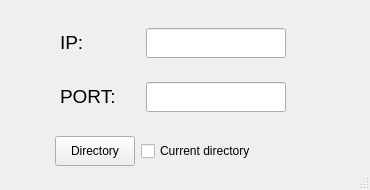
<?xml version="1.0" encoding="UTF-8"?>
<ui version="4.0">
 <class>MainWindow</class>
 <widget class="QMainWindow" name="MainWindow">
  <property name="geometry">
   <rect>
    <x>0</x>
    <y>0</y>
    <width>370</width>
    <height>190</height>
   </rect>
  </property>
  <property name="minimumSize">
   <size>
    <width>370</width>
    <height>190</height>
   </size>
  </property>
  <property name="windowTitle">
   <string>MainWindow</string>
  </property>
  <widget class="QWidget" name="centralwidget">
   <widget class="QWidget" name="">
    <property name="geometry">
     <rect>
      <x>10</x>
      <y>10</y>
      <width>326</width>
      <height>230</height>
     </rect>
    </property>
    <layout class="QVBoxLayout" name="verticalLayout">
     <item>
      <layout class="QHBoxLayout" name="horizontalLayout">
       <item>
        <spacer name="horizontalSpacer_4">
         <property name="orientation">
          <enum>Qt::Horizontal</enum>
         </property>
         <property name="sizeHint" stdset="0">
          <size>
           <width>40</width>
           <height>20</height>
          </size>
         </property>
        </spacer>
       </item>
       <item>
        <widget class="QLabel" name="label">
         <property name="minimumSize">
          <size>
           <width>80</width>
           <height>30</height>
          </size>
         </property>
         <property name="text">
          <string>&lt;html&gt;&lt;head/&gt;&lt;body&gt;&lt;p&gt;&lt;span style=&quot; font-size:14pt;&quot;&gt;IP:&lt;/span&gt;&lt;/p&gt;&lt;/body&gt;&lt;/html&gt;</string>
         </property>
        </widget>
       </item>
       <item>
        <widget class="QLineEdit" name="lineIP">
         <property name="minimumSize">
          <size>
           <width>140</width>
           <height>30</height>
          </size>
         </property>
        </widget>
       </item>
       <item>
        <spacer name="horizontalSpacer_5">
         <property name="orientation">
          <enum>Qt::Horizontal</enum>
         </property>
         <property name="sizeHint" stdset="0">
          <size>
           <width>40</width>
           <height>20</height>
          </size>
         </property>
        </spacer>
       </item>
      </layout>
     </item>
     <item>
      <layout class="QHBoxLayout" name="horizontalLayout_2">
       <item>
        <spacer name="horizontalSpacer_7">
         <property name="orientation">
          <enum>Qt::Horizontal</enum>
         </property>
         <property name="sizeHint" stdset="0">
          <size>
           <width>40</width>
           <height>20</height>
          </size>
         </property>
        </spacer>
       </item>
       <item>
        <widget class="QLabel" name="label_2">
         <property name="minimumSize">
          <size>
           <width>80</width>
           <height>30</height>
          </size>
         </property>
         <property name="text">
          <string>&lt;html&gt;&lt;head/&gt;&lt;body&gt;&lt;p&gt;&lt;span style=&quot; font-size:14pt;&quot;&gt;PORT:&lt;/span&gt;&lt;/p&gt;&lt;/body&gt;&lt;/html&gt;</string>
         </property>
        </widget>
       </item>
       <item>
        <widget class="QLineEdit" name="linePort">
         <property name="minimumSize">
          <size>
           <width>140</width>
           <height>30</height>
          </size>
         </property>
        </widget>
       </item>
       <item>
        <spacer name="horizontalSpacer_6">
         <property name="orientation">
          <enum>Qt::Horizontal</enum>
         </property>
         <property name="sizeHint" stdset="0">
          <size>
           <width>40</width>
           <height>20</height>
          </size>
         </property>
        </spacer>
       </item>
      </layout>
     </item>
     <item>
      <layout class="QHBoxLayout" name="horizontalLayout_3">
       <item>
        <spacer name="horizontalSpacer">
         <property name="orientation">
          <enum>Qt::Horizontal</enum>
         </property>
         <property name="sizeHint" stdset="0">
          <size>
           <width>40</width>
           <height>20</height>
          </size>
         </property>
        </spacer>
       </item>
       <item>
        <widget class="QPushButton" name="bDir">
         <property name="minimumSize">
          <size>
           <width>50</width>
           <height>30</height>
          </size>
         </property>
         <property name="text">
          <string>Directory</string>
         </property>
        </widget>
       </item>
       <item>
        <widget class="QCheckBox" name="chCur">
         <property name="minimumSize">
          <size>
           <width>150</width>
           <height>30</height>
          </size>
         </property>
         <property name="text">
          <string>Current directory</string>
         </property>
        </widget>
       </item>
       <item>
        <spacer name="horizontalSpacer_2">
         <property name="orientation">
          <enum>Qt::Horizontal</enum>
         </property>
         <property name="sizeHint" stdset="0">
          <size>
           <width>40</width>
           <height>20</height>
          </size>
         </property>
        </spacer>
       </item>
      </layout>
     </item>
     <item>
      <layout class="QHBoxLayout" name="horizontalLayout_4">
       <item>
        <spacer name="horizontalSpacer_3">
         <property name="orientation">
          <enum>Qt::Horizontal</enum>
         </property>
         <property name="sizeHint" stdset="0">
          <size>
           <width>40</width>
           <height>20</height>
          </size>
         </property>
        </spacer>
       </item>
       <item>
        <widget class="QPushButton" name="bPack">
         <property name="minimumSize">
          <size>
           <width>50</width>
           <height>30</height>
          </size>
         </property>
         <property name="text">
          <string>PACK</string>
         </property>
        </widget>
       </item>
      </layout>
     </item>
    </layout>
   </widget>
  </widget>
  <widget class="QMenuBar" name="menubar">
   <property name="geometry">
    <rect>
     <x>0</x>
     <y>0</y>
     <width>370</width>
     <height>17</height>
    </rect>
   </property>
  </widget>
  <widget class="QStatusBar" name="statusbar"/>
 </widget>
 <resources/>
 <connections/>
</ui>
